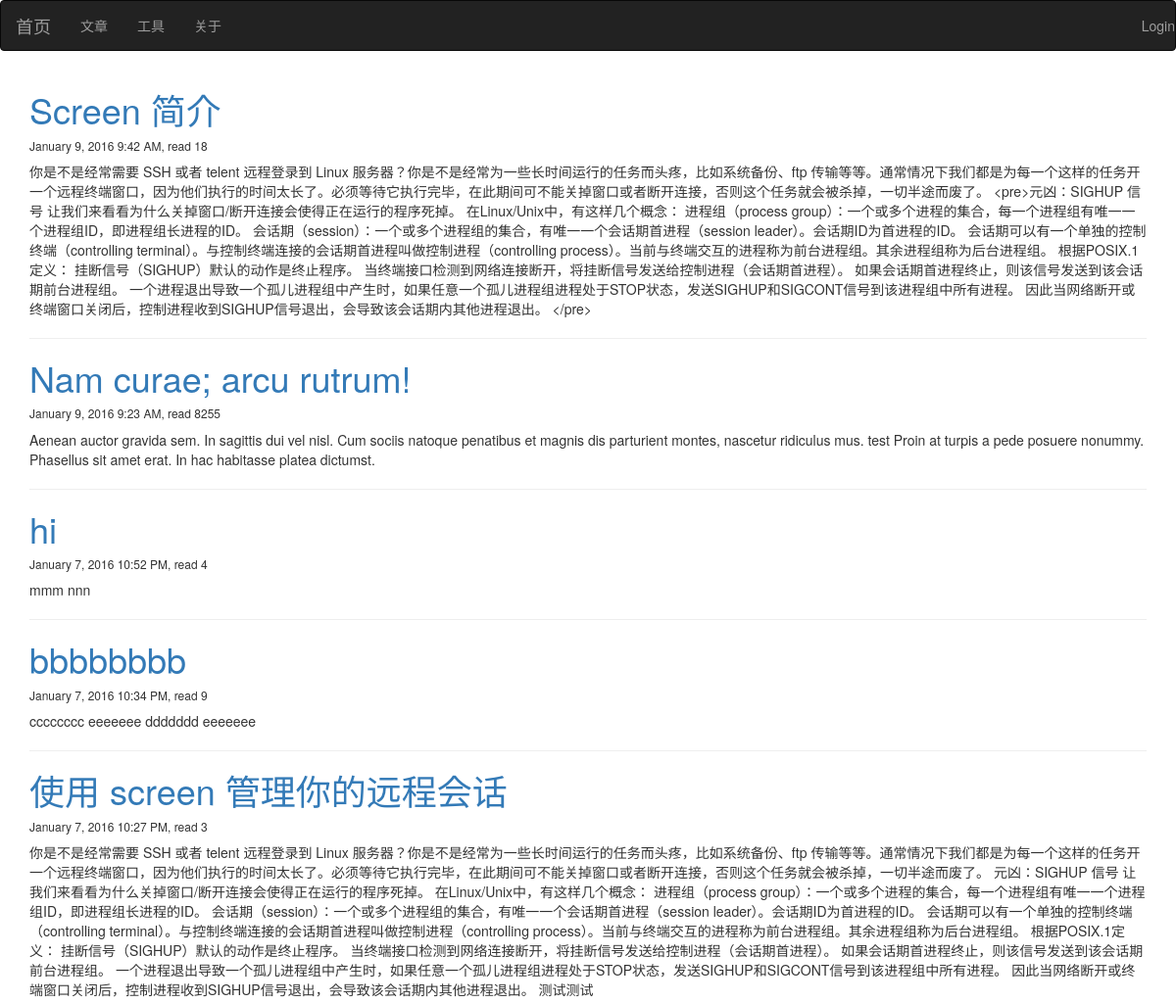
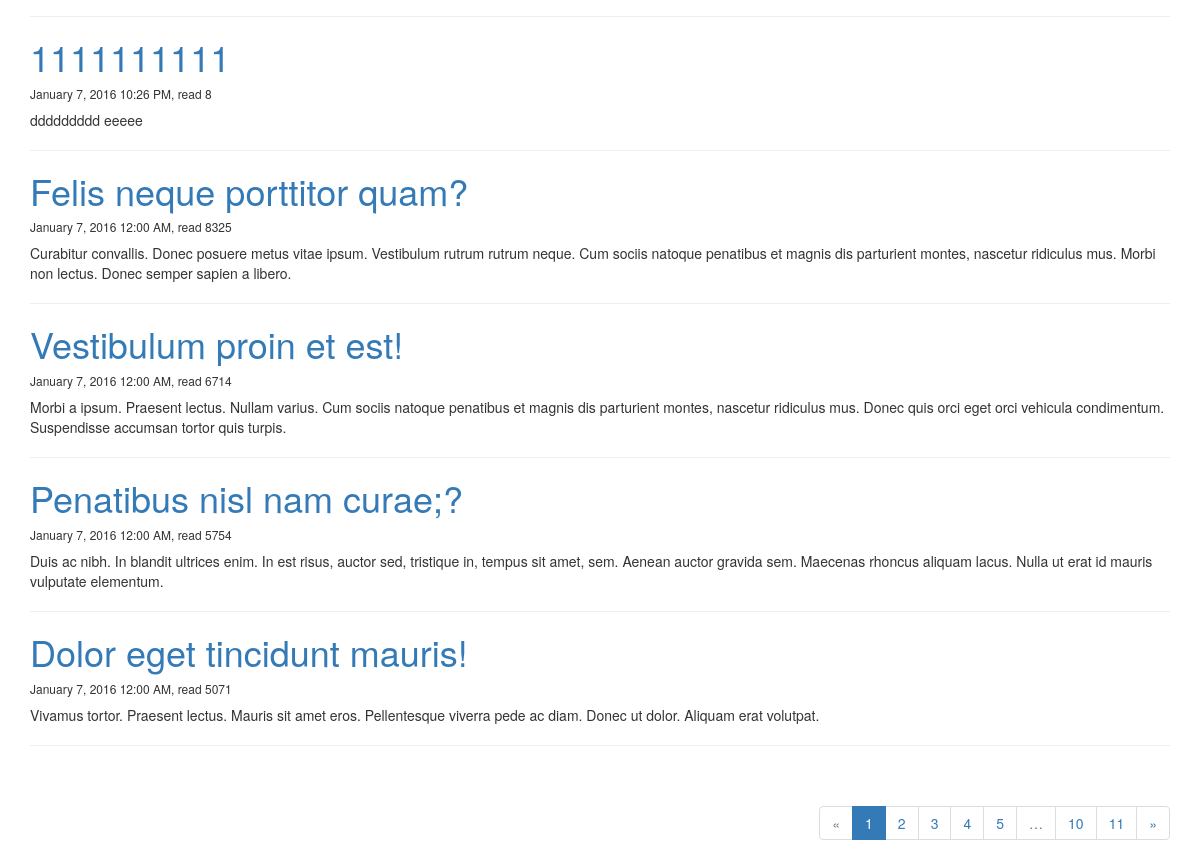
Before: / with the older database file (2 pictures, top to bottom).
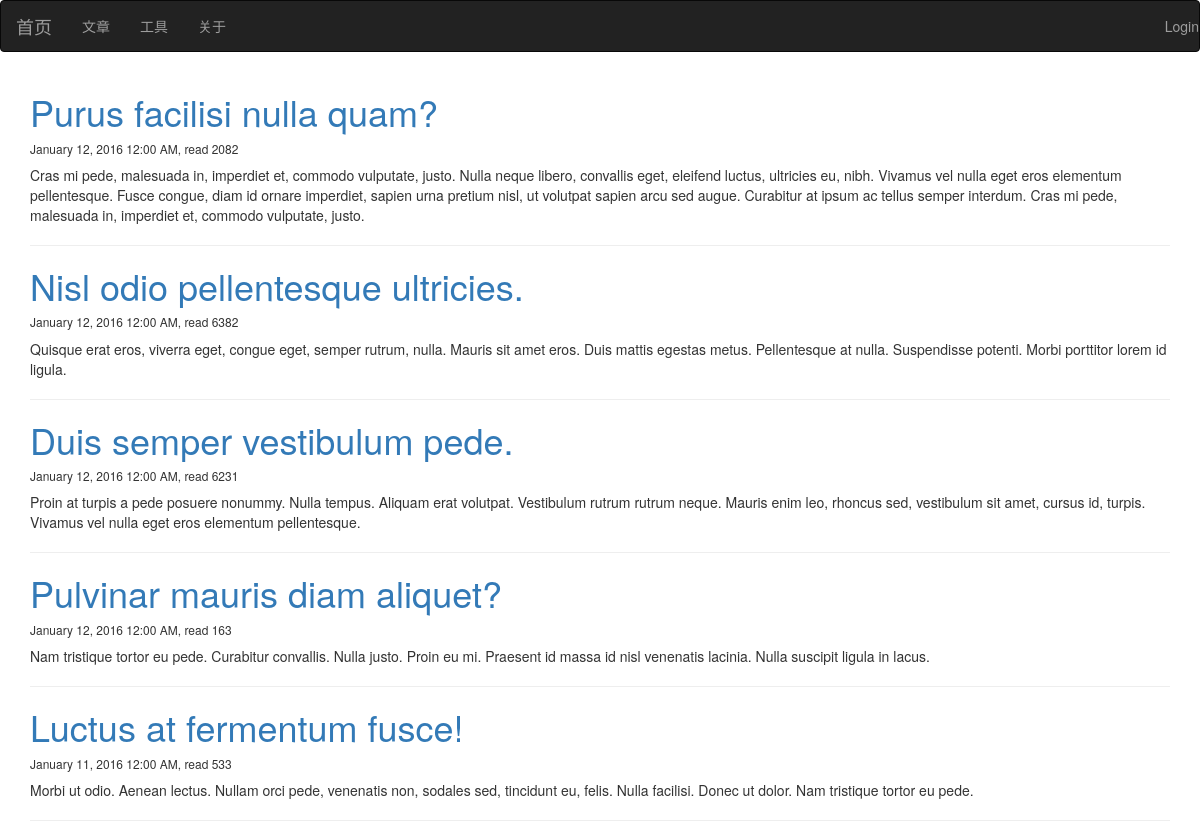
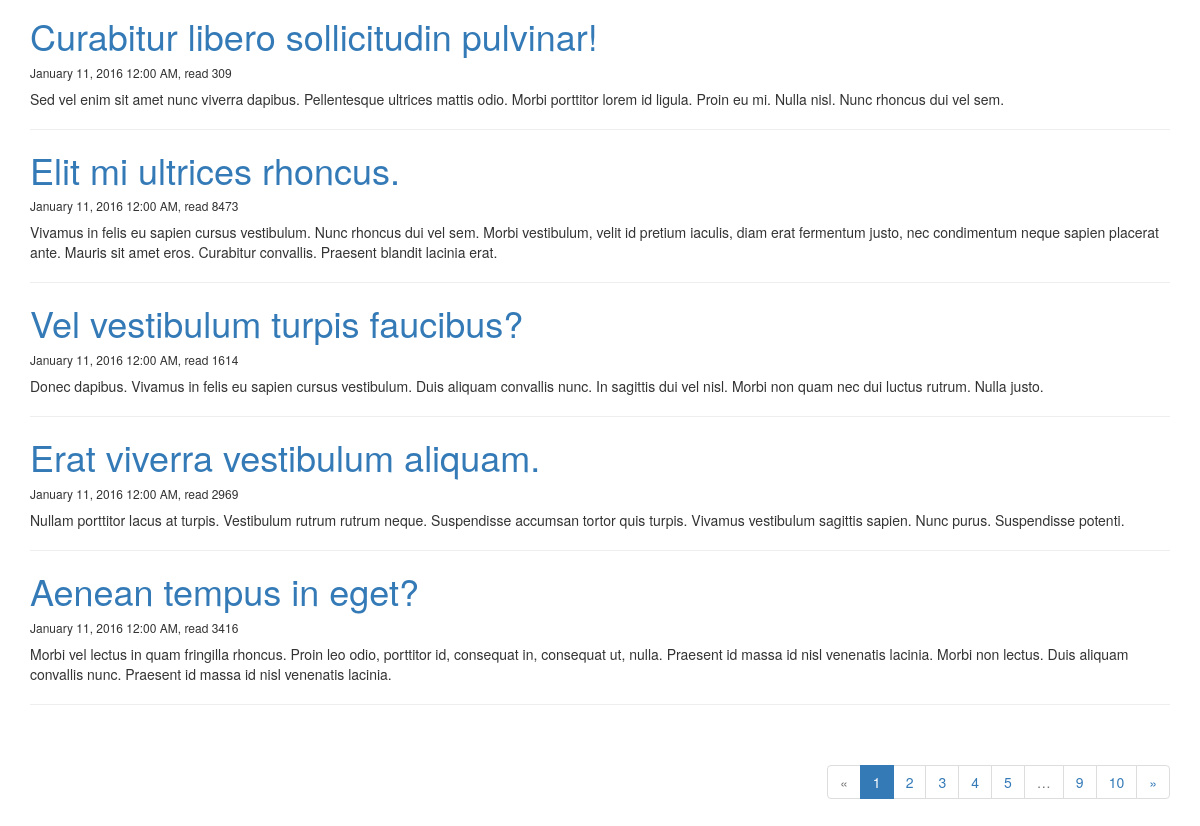
After: the same page with the newer database file (2 pictures, top to bottom).
### main.py (models this page shows, shortened)
class Article(db.Model):
    __tablename__ = 'articles'
    id = db.Column(db.Integer, primary_key=True)
    title = db.Column(db.Unicode(128), unique=True, index=True, nullable=True)
    content = db.Column(db.UnicodeText)
    content_size = db.Column(db.Integer)
    time_created = db.Column(db.DateTime, index=True, default=datetime.now())
    time_modified = db.Column(db.DateTime, index=True, default=datetime.now())
    read_count = db.Column(db.Integer)

### main.py (the view)
@app.route('/')
def index():
    page = request.args.get('page', 1, type=int)
    pagination = Article.query.order_by(Article.time_modified.desc()).paginate(
                    page, per_page=app.config['TEABLOG_ARTICLES_PER_PAGE'], error_out=True)
    articles = pagination.items
    return render_template('index.html', articles=articles, pagination=pagination)

### templates/index.html (shortened to what this page needs)
{% extends 'base.html' %}
{% import '_macros.html' as macros %}
{% block page_content %}
{% for article in articles %}
<div class="post">
	<h1 class="post-title"><a href="{{ url_for('article', id=article.id) }}">{{ article.title }}</a></h1>
    <p class="date"><h6>{{ moment(article.time_modified).format('LLL') }}, read {{ article.read_count }}</h6></p>
	<div class="post_body">{{ article.content }}</div>
    <hr>
</div>
{% endfor %}
{% if pagination %}
<div class="pagination pull-right">
    {{ macros.pagination_widget(pagination, 'index') }}
</div>
{% endif %}
{% endblock %}

Changed rows visible on the page:
no longer on this page (row edited): Article: title "Screen 简介", time_modified "January 9, 2016 9:42 AM", read_count "18", content "你是不是经常需要 SSH 或者 telent 远程登录到 Linux 服务器？你是不是经常为一些长时间运行的任务而头疼，比如系统备份、ftp 传输等等。通常情况下我们都是为每一个这样的任务开一个远程终端窗口，因为他们执行的时间太长了。必须等待它执行完毕，在此期间可不能关掉窗口或者断开连接，否则这个任务就会被杀掉，一切半途而废了。 <pre>元凶：SIGHUP 信号 让我们来看看为什么关掉窗口/断开连接会使得正在运行的程序死掉。 在Linux/Unix中，有这样几个概念： 进程组（process group）：一个或多个进程的集合，每一个进程组有唯一一个进程组ID，即进程组长进程的ID。 会话期（session）：一个或多个进程组的集合，有唯一一个会话期首进程（session leader）。会话期ID为首进程的ID。 会话期可以有一个单独的控制终端（controlling terminal）。与控制终端连接的会话期首进程叫做控制进程（controlling process）。当前与终端交互的进程称为前台进程组。其余进程组称为后台进程组。 根据POSIX.1定义： 挂断信号（SIGHUP）默认的动作是终止程序。 当终端接口检测到网络连接断开，将挂断信号发送给控制进程（会话期首进程）。 如果会话期首进程终止，则该信号发送到该会话期前台进程组。 一个进程退出导致一个孤儿进程组中产生时，如果任意一个孤儿进程组进程处于STOP状态，发送SIGHUP和SIGCONT信号到该进程组中所有进程。 因此当网络断开或终端窗口关闭后，控制进程收到SIGHUP信号退出，会导致该会话期内其他进程退出。…"
no longer on this page (row edited): Article: title "Nam curae; arcu rutrum!", time_modified "January 9, 2016 9:23 AM", read_count "8255", content "Aenean auctor gravida sem. In sagittis dui vel nisl. Cum sociis natoque penatibus et magnis dis parturient montes, nascetur ridiculus mus. test Proin at turpis a pede posuere nonummy. Phasellus sit amet erat. In hac habitasse platea dictumst."
no longer on this page (row edited): Article: title "hi", time_modified "January 7, 2016 10:52 PM", read_count "4", content "mmm nnn"
no longer on this page (row edited): Article: title "bbbbbbbb", time_modified "January 7, 2016 10:34 PM", read_count "9", content "cccccccc eeeeeee ddddddd eeeeeee"
no longer on this page (row edited): Article: title "使用 screen 管理你的远程会话", time_modified "January 7, 2016 10:27 PM", read_count "3", content "你是不是经常需要 SSH 或者 telent 远程登录到 Linux 服务器？你是不是经常为一些长时间运行的任务而头疼，比如系统备份、ftp 传输等等。通常情况下我们都是为每一个这样的任务开一个远程终端窗口，因为他们执行的时间太长了。必须等待它执行完毕，在此期间可不能关掉窗口或者断开连接，否则这个任务就会被杀掉，一切半途而废了。 元凶：SIGHUP 信号 让我们来看看为什么关掉窗口/断开连接会使得正在运行的程序死掉。 在Linux/Unix中，有这样几个概念： 进程组（process group）：一个或多个进程的集合，每一个进程组有唯一一个进程组ID，即进程组长进程的ID。 会话期（session）：一个或多个进程组的集合，有唯一一个会话期首进程（session leader）。会话期ID为首进程的ID。 会话期可以有一个单独的控制终端（controlling terminal）。与控制终端连接的会话期首进程叫做控制进程（controlling process）。当前与终端交互的进程称为前台进程组。其余进程组称为后台进程组。 根据POSIX.1定义： 挂断信号（SIGHUP）默认的动作是终止程序。 当终端接口检测到网络连接断开，将挂断信号发送给控制进程（会话期首进程）。 如果会话期首进程终止，则该信号发送到该会话期前台进程组。 一个进程退出导致一个孤儿进程组中产生时，如果任意一个孤儿进程组进程处于STOP状态，发送SIGHUP和SIGCONT信号到该进程组中所有进程。 因此当网络断开或终端窗口关闭后，控制进程收到SIGHUP信号退出，会导致该会话期内其他进程退出。 测试测试"
no longer on this page (row edited): Article: title "1111111111", time_modified "January 7, 2016 10:26 PM", read_count "8", content "ddddddddd eeeee"
no longer on this page (row edited): Article: title "Felis neque porttitor quam?", time_modified "January 7, 2016 12:00 AM", read_count "8325", content "Curabitur convallis. Donec posuere metus vitae ipsum. Vestibulum rutrum rutrum neque. Cum sociis natoque penatibus et magnis dis parturient montes, nascetur ridiculus mus. Morbi non lectus. Donec semper sapien a libero."
no longer on this page (row edited): Article: title "Vestibulum proin et est!", time_modified "January 7, 2016 12:00 AM", read_count "6714", content "Morbi a ipsum. Praesent lectus. Nullam varius. Cum sociis natoque penatibus et magnis dis parturient montes, nascetur ridiculus mus. Donec quis orci eget orci vehicula condimentum. Suspendisse accumsan tortor quis turpis."
no longer on this page (row edited): Article: title "Penatibus nisl nam curae;?", time_modified "January 7, 2016 12:00 AM", read_count "5754", content "Duis ac nibh. In blandit ultrices enim. In est risus, auctor sed, tristique in, tempus sit amet, sem. Aenean auctor gravida sem. Maecenas rhoncus aliquam lacus. Nulla ut erat id mauris vulputate elementum."
no longer on this page (row edited): Article: title "Dolor eget tincidunt mauris!", time_modified "January 7, 2016 12:00 AM", read_count "5071", content "Vivamus tortor. Praesent lectus. Mauris sit amet eros. Pellentesque viverra pede ac diam. Donec ut dolor. Aliquam erat volutpat."
now on this page (row edited): Article: title "Purus facilisi nulla quam?", time_modified "January 12, 2016 12:00 AM", read_count "2082", content "Cras mi pede, malesuada in, imperdiet et, commodo vulputate, justo. Nulla neque libero, convallis eget, eleifend luctus, ultricies eu, nibh. Vivamus vel nulla eget eros elementum pellentesque. Fusce congue, diam id ornare imperdiet, sapien urna pretium nisl, ut volutpat sapien arcu sed augue. Curabitur at ipsum ac tellus semper interdum. Cras mi pede, malesuada in, imperdiet et, commodo vulputate, justo."
now on this page (row edited): Article: title "Nisl odio pellentesque ultricies.", time_modified "January 12, 2016 12:00 AM", read_count "6382", content "Quisque erat eros, viverra eget, congue eget, semper rutrum, nulla. Mauris sit amet eros. Duis mattis egestas metus. Pellentesque at nulla. Suspendisse potenti. Morbi porttitor lorem id ligula."
now on this page (row edited): Article: title "Duis semper vestibulum pede.", time_modified "January 12, 2016 12:00 AM", read_count "6231", content "Proin at turpis a pede posuere nonummy. Nulla tempus. Aliquam erat volutpat. Vestibulum rutrum rutrum neque. Mauris enim leo, rhoncus sed, vestibulum sit amet, cursus id, turpis. Vivamus vel nulla eget eros elementum pellentesque."
now on this page (row edited): Article: title "Pulvinar mauris diam aliquet?", time_modified "January 12, 2016 12:00 AM", read_count "163", content "Nam tristique tortor eu pede. Curabitur convallis. Nulla justo. Proin eu mi. Praesent id massa id nisl venenatis lacinia. Nulla suscipit ligula in lacus."
now on this page (row edited): Article: title "Luctus at fermentum fusce!", time_modified "January 11, 2016 12:00 AM", read_count "533", content "Morbi ut odio. Aenean lectus. Nullam orci pede, venenatis non, sodales sed, tincidunt eu, felis. Nulla facilisi. Donec ut dolor. Nam tristique tortor eu pede."
now on this page (row edited): Article: title "Curabitur libero sollicitudin pulvinar!", time_modified "January 11, 2016 12:00 AM", read_count "309", content "Sed vel enim sit amet nunc viverra dapibus. Pellentesque ultrices mattis odio. Morbi porttitor lorem id ligula. Proin eu mi. Nulla nisl. Nunc rhoncus dui vel sem."
now on this page (row edited): Article: title "Elit mi ultrices rhoncus.", time_modified "January 11, 2016 12:00 AM", read_count "8473", content "Vivamus in felis eu sapien cursus vestibulum. Nunc rhoncus dui vel sem. Morbi vestibulum, velit id pretium iaculis, diam erat fermentum justo, nec condimentum neque sapien placerat ante. Mauris sit amet eros. Curabitur convallis. Praesent blandit lacinia erat."
now on this page (row edited): Article: title "Vel vestibulum turpis faucibus?", time_modified "January 11, 2016 12:00 AM", read_count "1614", content "Donec dapibus. Vivamus in felis eu sapien cursus vestibulum. Duis aliquam convallis nunc. In sagittis dui vel nisl. Morbi non quam nec dui luctus rutrum. Nulla justo."
now on this page (row edited): Article: title "Erat viverra vestibulum aliquam.", time_modified "January 11, 2016 12:00 AM", read_count "2969", content "Nullam porttitor lacus at turpis. Vestibulum rutrum rutrum neque. Suspendisse accumsan tortor quis turpis. Vivamus vestibulum sagittis sapien. Nunc purus. Suspendisse potenti."
now on this page (row edited): Article: title "Aenean tempus in eget?", time_modified "January 11, 2016 12:00 AM", read_count "3416", content "Morbi vel lectus in quam fringilla rhoncus. Proin leo odio, porttitor id, consequat in, consequat ut, nulla. Praesent id massa id nisl venenatis lacinia. Morbi non lectus. Duis aliquam convallis nunc. Praesent id massa id nisl venenatis lacinia."
Other visible differences:
new list line: "9"
list line gone: "11"
